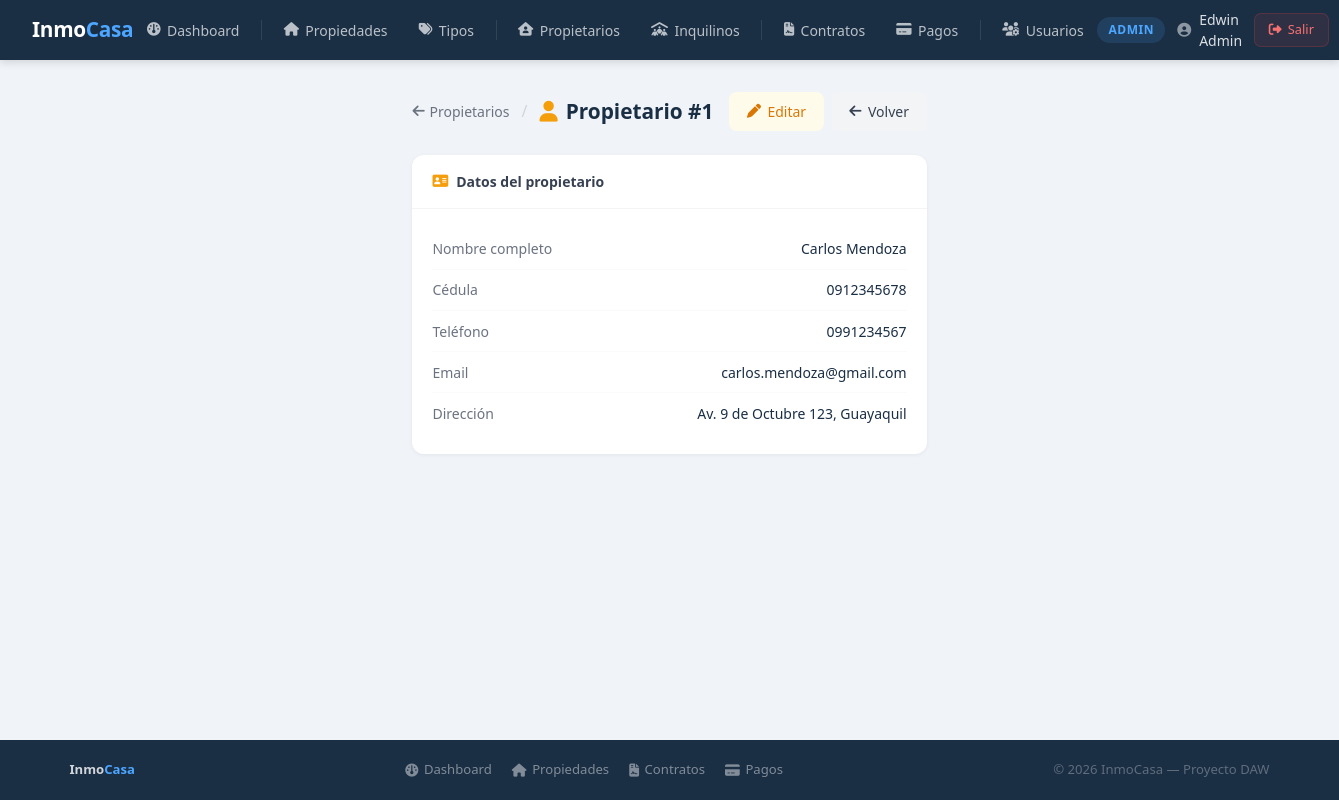
Page /index.php?action=propietario_detalle&id=1 (signed in) on the committed database.
### tables this page shows
CREATE TABLE IF NOT EXISTS propietarios (
    id INT AUTO_INCREMENT PRIMARY KEY,
    nombre VARCHAR(100) NOT NULL,
    cedula VARCHAR(13) NOT NULL UNIQUE,
    telefono VARCHAR(15),
    email VARCHAR(100) NOT NULL UNIQUE,
    direccion VARCHAR(200),
    created_at TIMESTAMP DEFAULT CURRENT_TIMESTAMP
);

### app/controllers/PropietarioController.php (called while the page is built, shortened)
<?php
include_once __DIR__ . '/../models/Propietario.php';
class PropietarioController {
    private $modelo;
    public function __construct() {
        $this->modelo = new Propietario();
    }
    public function detalle($id) {
        $propietario = $this->modelo->obtenerPorId($id);
        include_once __DIR__ . '/../views/propietarios/detalle.php';
    }
}
?>

### config/database.example.php (called while the page is built, shortened)
<?php
class Database{
    private static $conn = null;
    public static function getConexion(){
        if( self::$conn === null){
            try{
                $dsn = 'mysql:host='.DB_HOST .
                ';port='. DB_PORT .
                ';dbname='.DB_NAME .
                ';charset=utf8';
                self::$conn = new PDO($dsn , DB_USER,DB_PASS ,[
                    PDO::ATTR_ERRMODE => PDO::ERRMODE_EXCEPTION,
                    PDO::ATTR_DEFAULT_FETCH_MODE => PDO::FETCH_ASSOC,
                    PDO::ATTR_EMULATE_PREPARES => false,
                ]);
            }catch(PDOException $e){
                die("Error de conexion: ". $e->getMessage());
            }
        }
        return self::$conn;
    }
}
?>

### app/models/Propietario.php (called while the page is built, shortened)
<?php
class Propietario {
    private $conn;
    public function __construct() {
        $this->conn = Database::getConexion();
    }
    public function obtenerPorId($id) {
        try {
            $sql = "SELECT * FROM propietarios WHERE id = ?";
            $stmt = $this->conn->prepare($sql);
            $stmt->execute([$id]);
            return $stmt->fetch();
        } catch (PDOException $e) {
            return ["exito" => false, "mensaje" => "Error al obtener propietario: " . $e->getMessage()];
        }
    }
}
?>

### app/views/propietarios/detalle.php (the view, shortened to what this page needs)
<?php include_once __DIR__ . '/../layouts/header.php'; ?>
<?php $propietario = $propietario ?? []; ?>
<div class="page-header">
    <div class="breadcrumb">
        <a href="<?= BASE_URL ?>?action=propietarios"><i class="fa-solid fa-arrow-left"></i> Propietarios</a>
        <span class="separator">/</span>
        <div class="page-title"><i class="fa-solid fa-user"></i> Propietario #<?= htmlspecialchars($propietario['id'] ?? '') ?></div>
    </div>
    <div class="acciones">
        <a href="<?= BASE_URL ?>?action=propietario_editar&id=<?= $propietario['id'] ?? '' ?>" class="btn btn-warning"><i class="fa-solid fa-pen"></i> Editar</a>
        <a href="<?= BASE_URL ?>?action=propietarios" class="btn btn-secondary"><i class="fa-solid fa-arrow-left"></i> Volver</a>
    </div>
</div>
<div class="detail-card">
    <div class="card-header"><i class="fa-solid fa-address-card"></i> Datos del propietario</div>
    <div class="card-body">
        <div class="field-row"><span class="field-label">Nombre completo</span><span class="field-value"><?= htmlspecialchars($propietario['nombre'] ?? '') ?></span></div>
        <div class="field-row"><span class="field-label">Cédula</span><span class="field-value"><?= htmlspecialchars($propietario['cedula'] ?? '') ?></span></div>
        <div class="field-row"><span class="field-label">Teléfono</span><span class="field-value"><?= htmlspecialchars($propietario['telefono'] ?? '—') ?></span></div>
        <div class="field-row"><span class="field-label">Email</span><span class="field-value"><?= htmlspecialchars($propietario['email'] ?? '') ?></span></div>
        <div class="field-row"><span class="field-label">Dirección</span><span class="field-value"><?= htmlspecialchars($propietario['direccion'] ?? '—') ?></span></div>
    </div>
</div>
<?php include_once __DIR__ . '/../layouts/footer.php'; ?>

### public/css/style.css (style rules this page uses)
*, *::before, *::after { margin: 0; padding: 0; box-sizing: border-box; }
html { font-size: 16px; }
body { font-family: 'Segoe UI', system-ui, -apple-system, sans-serif; background: #f0f4f8; color: #1a2e44; min-height: 100vh; line-height: 1.5; display: flex; flex-direction: column; }
a { color: #4da6ff; text-decoration: none; transition: color 0.2s; }
.btn { display: inline-flex; align-items: center; gap: 0.4rem; padding: 0.55rem 1.1rem; border-radius: 8px; font-size: 0.875rem; font-weight: 500; text-decoration: none; cursor: pointer; border: none; transition: all 0.2s; white-space: nowrap; }
.btn-secondary { background: #f3f4f6; color: #374151; }
.btn-warning { background: #fffbeb; color: #d97706; }
.card-header { padding: 1rem 1.25rem; border-bottom: 1px solid #f3f4f6; font-size: 0.875rem; font-weight: 600; color: #374151; display: flex; align-items: center; gap: 0.5rem; }
.card-header i { color: #4da6ff; }
.card-body { padding: 1.25rem; }
.acciones { display: flex; gap: 0.4rem; flex-wrap: wrap; }
.page-header { display: flex; align-items: center; justify-content: space-between; margin-bottom: 1.5rem; flex-wrap: wrap; gap: 1rem; }
.breadcrumb { display: flex; align-items: center; gap: 0.75rem; }
.breadcrumb a { color: #6b7280; font-size: 0.875rem; display: flex; align-items: center; gap: 0.3rem; }
.breadcrumb .separator { color: #d1d5db; }
.page-title { font-size: 1.3rem; font-weight: 600; color: #1a2e44; display: flex; align-items: center; gap: 0.5rem; }
.page-title i { color: #4da6ff; }

### app/views/layouts/header.php (style rules this page uses)
* { margin: 0; padding: 0; box-sizing: border-box; }
body { font-family: 'Segoe UI', sans-serif; background: #f0f4f8; min-height: 100vh; display: flex; flex-direction: column; }

### app/views/propietarios/detalle.php (style rules this page uses)
.page-header { display: flex; align-items: center; justify-content: space-between; margin-bottom: 1.5rem; flex-wrap: wrap; gap: 1rem; }
.breadcrumb { display: flex; align-items: center; gap: 0.75rem; }
.breadcrumb a { color: #6b7280; text-decoration: none; font-size: 0.875rem; display: flex; align-items: center; gap: 0.3rem; }
.separator { color: #d1d5db; }
.page-title { font-size: 1.3rem; font-weight: 600; color: #1a2e44; display: flex; align-items: center; gap: 0.5rem; }
.page-title i { color: #f59e0b; }
.btn { display: inline-flex; align-items: center; gap: 0.4rem; padding: 0.55rem 1.1rem; border-radius: 8px; font-size: 0.875rem; font-weight: 500; text-decoration: none; cursor: pointer; border: none; transition: all 0.2s; }
.btn-warning { background: #fffbeb; color: #d97706; }
.btn-secondary { background: #f3f4f6; color: #374151; }
.acciones { display: flex; gap: 0.5rem; }
.detail-card { background: #fff; border-radius: 12px; box-shadow: 0 1px 4px rgba(0,0,0,0.06); overflow: hidden; margin-bottom: 1.5rem; max-width: 750px; }
.card-header { padding: 1rem 1.25rem; border-bottom: 1px solid #f3f4f6; font-size: 0.875rem; font-weight: 600; color: #374151; display: flex; align-items: center; gap: 0.5rem; }
.card-header i { color: #f59e0b; }
.card-body { padding: 1.25rem; }
.field-row { display: flex; justify-content: space-between; align-items: center; padding: 0.6rem 0; border-bottom: 1px solid #f9fafb; font-size: 0.875rem; }
.field-row:last-child { border-bottom: none; }
.field-label { color: #6b7280; font-weight: 500; }
.field-value { color: #1a2e44; font-weight: 500; }

### rows in the picture
propietarios: id "1", nombre "Carlos Mendoza", cedula "0912345678", telefono "0991234567", email "carlos.mendoza@gmail.com", direccion "Av. 9 de Octubre 123, Guayaquil"

### other values in the picture
$rol "ADMIN"
$nombre "Edwin Admin"
